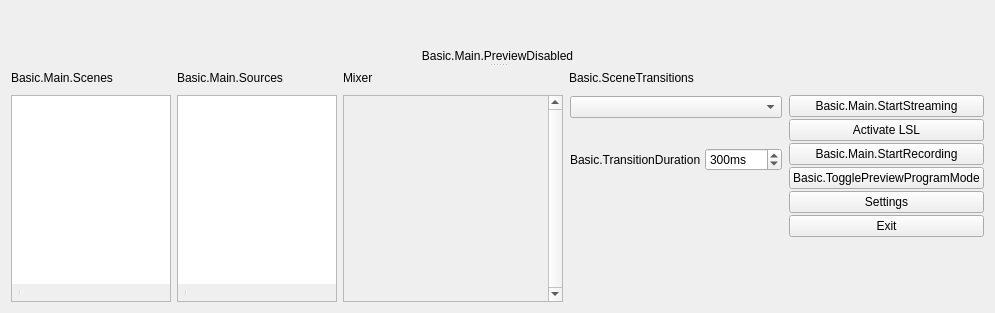
  <widget class="QWidget" name="centralwidget">
   <layout class="QHBoxLayout" name="horizontalLayout">
    <item>
     <widget class="QSplitter" name="mainSplitter">
      <property name="orientation">
       <enum>Qt::Vertical</enum>
      </property>
      <property name="childrenCollapsible">
       <bool>false</bool>
      </property>
      <widget class="QWidget" name="verticalLayoutWidget_7">
       <layout class="QVBoxLayout" name="verticalLayout_14">
        <item>
         <layout class="QHBoxLayout" name="previewLayout">
          <property name="spacing">
           <number>2</number>
          </property>
          <item>
           <layout class="QVBoxLayout" name="previewTextLayout">
            <property name="spacing">
             <number>4</number>
            </property>
            <item>
             <widget class="OBSBasicPreview" name="preview" native="true">
              <property name="sizePolicy">
               <sizepolicy hsizetype="Expanding" vsizetype="Expanding">
                <horstretch>0</horstretch>
                <verstretch>0</verstretch>
               </sizepolicy>
              </property>
              <property name="minimumSize">
               <size>
                <width>32</width>
                <height>32</height>
               </size>
              </property>
              <property name="focusPolicy">
               <enum>Qt::ClickFocus</enum>
              </property>
              <property name="contextMenuPolicy">
               <enum>Qt::CustomContextMenu</enum>
              </property>
             </widget>
            </item>
           </layout>
          </item>
         </layout>
        </item>
        <item>
         <widget class="QLabel" name="previewDisabledLabel">
          <property name="sizePolicy">
           <sizepolicy hsizetype="Expanding" vsizetype="Expanding">
            <horstretch>0</horstretch>
            <verstretch>0</verstretch>
           </sizepolicy>
          </property>
          <property name="contextMenuPolicy">
           <enum>Qt::CustomContextMenu</enum>
          </property>
          <property name="text">
           <string>Basic.Main.PreviewDisabled</string>
          </property>
          <property name="alignment">
           <set>Qt::AlignCenter</set>
          </property>
         </widget>
        </item>
       </layout>
      </widget>
      <widget class="QWidget" name="gridLayoutWidget_2">
       <layout class="QGridLayout" name="gridLayout_2">
        <item row="1" column="4">
         <layout class="QVBoxLayout" name="buttonsVLayout">
          <property name="spacing">
           <number>2</number>
          </property>
          <item>
           <widget class="QPushButton" name="streamButton">
            <property name="enabled">
             <bool>true</bool>
            </property>
            <property name="sizePolicy">
             <sizepolicy hsizetype="Preferred" vsizetype="Fixed">
              <horstretch>0</horstretch>
              <verstretch>0</verstretch>
             </sizepolicy>
            </property>
            <property name="text">
             <string>Basic.Main.StartStreaming</string>
            </property>
            <property name="checkable">
             <bool>false</bool>
            </property>
           </widget>
          </item>
          <item>
           <widget class="QPushButton" name="lslButton">
             <property name="enabled">
               <bool>true</bool>
             </property>
             <property name="sizePolicy">
               <sizepolicy hsizetype="Preferred" vsizetype="Fixed">
                 <horstretch>0</horstretch>
                 <verstretch>0</verstretch>
               </sizepolicy>
             </property>
             <property name="text">
               <string>Activate LSL</string>
             </property>
             <property name="checkable">
               <bool>false</bool>
             </property>
           </widget>
          </item>
          <item>
           <widget class="QPushButton" name="recordButton">
            <property name="enabled">
             <bool>true</bool>
            </property>
            <property name="sizePolicy">
             <sizepolicy hsizetype="Preferred" vsizetype="Fixed">
              <horstretch>0</horstretch>
              <verstretch>0</verstretch>
             </sizepolicy>
            </property>
            <property name="minimumSize">
             <size>
              <width>130</width>
              <height>0</height>
             </size>
            </property>
            <property name="text">
             <string>Basic.Main.StartRecording</string>
            </property>
           </widget>
          </item>
          <item>
           <widget class="QPushButton" name="modeSwitch">
            <property name="text">
             <string>Basic.TogglePreviewProgramMode</string>
            </property>
            <property name="checkable">
             <bool>true</bool>
            </property>
           </widget>
          </item>
          <item>
           <widget class="QPushButton" name="settingsButton">
            <property name="sizePolicy">
             <sizepolicy hsizetype="Preferred" vsizetype="Fixed">
              <horstretch>0</horstretch>
              <verstretch>0</verstretch>
             </sizepolicy>
            </property>
            <property name="text">
             <string>Settings</string>
            </property>
           </widget>
          </item>
          <item>
           <widget class="QPushButton" name="exitButton">
            <property name="sizePolicy">
             <sizepolicy hsizetype="Preferred" vsizetype="Fixed">
              <horstretch>0</horstretch>
              <verstretch>0</verstretch>
             </sizepolicy>
            </property>
            <property name="text">
             <string>Exit</string>
            </property>
           </widget>
          </item>
          <item>
           <spacer name="expVSpacer_2">
            <property name="orientation">
             <enum>Qt::Vertical</enum>
            </property>
            <property name="sizeHint" stdset="0">
             <size>
              <width>0</width>
              <height>0</height>
             </size>
            </property>
           </spacer>
          </item>
         </layout>
        </item>
        <item row="1" column="2">
         <widget class="VScrollArea" name="scrollArea">
          <property name="minimumSize">
           <size>
            <width>220</width>
            <height>0</height>
           </size>
          </property>
          <property name="frameShape">
           <enum>QFrame::StyledPanel</enum>
          </property>
          <property name="frameShadow">
           <enum>QFrame::Sunken</enum>
          </property>
          <property name="verticalScrollBarPolicy">
           <enum>Qt::ScrollBarAlwaysOn</enum>
          </property>
          <property name="horizontalScrollBarPolicy">
           <enum>Qt::ScrollBarAlwaysOff</enum>
          </property>
          <property name="widgetResizable">
           <bool>true</bool>
          </property>
          <widget class="QWidget" name="volumeWidgets">
           <property name="geometry">
            <rect>
             <x>0</x>
             <y>0</y>
             <width>197</width>
             <height>16</height>
            </rect>
           </property>
           <property name="sizePolicy">
            <sizepolicy hsizetype="Preferred" vsizetype="Maximum">
             <horstretch>0</horstretch>
             <verstretch>0</verstretch>
            </sizepolicy>
           </property>
           <layout class="QVBoxLayout" name="verticalLayout_18">
            <property name="spacing">
             <number>0</number>
            </property>
            <property name="leftMargin">
             <number>0</number>
            </property>
            <property name="topMargin">
             <number>0</number>
            </property>
            <property name="rightMargin">
             <number>0</number>
            </property>
            <property name="bottomMargin">
             <number>0</number>
            </property>
           </layout>
          </widget>
         </widget>
        </item>
        <item row="1" column="0">
         <layout class="QVBoxLayout" name="scenesVLayout">
          <property name="spacing">
           <number>0</number>
          </property>
          <item>
           <widget class="QFrame" name="scenesFrame">
            <property name="sizePolicy">
             <sizepolicy hsizetype="Expanding" vsizetype="Expanding">
              <horstretch>0</horstretch>
              <verstretch>0</verstretch>
             </sizepolicy>
            </property>
            <property name="minimumSize">
             <size>
              <width>160</width>
              <height>0</height>
             </size>
            </property>
            <property name="maximumSize">
             <size>
              <width>260</width>
              <height>16777215</height>
             </size>
            </property>
            <property name="frameShape">
             <enum>QFrame::StyledPanel</enum>
            </property>
            <property name="frameShadow">
             <enum>QFrame::Sunken</enum>
            </property>
            <layout class="QVBoxLayout" name="verticalLayout_11">
             <property name="spacing">
              <number>0</number>
             </property>
             <property name="leftMargin">
              <number>0</number>
             </property>
             <property name="topMargin">
              <number>0</number>
             </property>
             <property name="rightMargin">
              <number>0</number>
             </property>
             <property name="bottomMargin">
              <number>0</number>
             </property>
             <item>
              <widget class="QListWidget" name="scenes">
               <property name="sizePolicy">
                <sizepolicy hsizetype="Preferred" vsizetype="Expanding">
                 <horstretch>0</horstretch>
                 <verstretch>0</verstretch>
                </sizepolicy>
               </property>
               <property name="contextMenuPolicy">
                <enum>Qt::CustomContextMenu</enum>
               </property>
               <property name="frameShape">
                <enum>QFrame::NoFrame</enum>
               </property>
               <property name="frameShadow">
                <enum>QFrame::Plain</enum>
               </property>
               <property name="showDropIndicator" stdset="0">
                <bool>true</bool>
               </property>
               <property name="dragEnabled">
                <bool>true</bool>
               </property>
               <property name="dragDropMode">
                <enum>QAbstractItemView::InternalMove</enum>
               </property>
               <property name="defaultDropAction">
                <enum>Qt::TargetMoveAction</enum>
               </property>
               <addaction name="actionRemoveScene"/>
              </widget>
             </item>
             <item>
              <widget class="QToolBar" name="scenesToolbar">
               <property name="iconSize">
                <size>
                 <width>16</width>
                 <height>16</height>
                </size>
               </property>
               <property name="floatable">
                <bool>false</bool>
               </property>
               <addaction name="actionAddScene"/>
               <addaction name="actionRemoveScene"/>
               <addaction name="separator"/>
               <addaction name="actionSceneUp"/>
               <addaction name="actionSceneDown"/>
              </widget>
             </item>
             <item>
              <spacer name="scenesFixedSizeHSpacer">
               <property name="orientation">
                <enum>Qt::Horizontal</enum>
               </property>
               <property name="sizeType">
                <enum>QSizePolicy::Fixed</enum>
               </property>
               <property name="sizeHint" stdset="0">
                <size>
                 <width>150</width>
                 <height>0</height>
                </size>
               </property>
              </spacer>
             </item>
            </layout>
           </widget>
          </item>
         </layout>
        </item>
        <item row="0" column="1">
         <widget class="QLabel" name="sourcesLabel">
          <property name="text">
           <string>Basic.Main.Sources</string>
          </property>
         </widget>
        </item>
        <item row="0" column="2">
         <layout class="QHBoxLayout" name="mixadvHLayout">
          <property name="spacing">
           <number>2</number>
          </property>
          <item>
           <widget class="QLabel" name="mixerLabel">
            <property name="sizePolicy">
             <sizepolicy hsizetype="Maximum" vsizetype="Preferred">
              <horstretch>0</horstretch>
              <verstretch>0</verstretch>
             </sizepolicy>
            </property>
            <property name="text">
             <string>Mixer</string>
            </property>
           </widget>
          </item>
          <item>
           <widget class="QPushButton" name="advAudioProps">
            <property name="sizePolicy">
             <sizepolicy hsizetype="Maximum" vsizetype="Maximum">
              <horstretch>0</horstretch>
              <verstretch>0</verstretch>
             </sizepolicy>
            </property>
            <property name="maximumSize">
             <size>
              <width>22</width>
              <height>22</height>
             </size>
            </property>
            <property name="accessibleName">
             <string>Basic.AdvAudio</string>
            </property>
            <property name="text">
             <string notr="true"/>
            </property>
            <property name="icon">
             <iconset resource="obs.qrc">
              <normaloff>:/res/images/configuration21_16.png</normaloff>:/res/images/configuration21_16.png</iconset>
            </property>
            <property name="flat">
             <bool>true</bool>
            </property>
            <property name="themeID" stdset="0">
             <string notr="true">configIconSmall</string>
            </property>
           </widget>
          </item>
          <item>
           <spacer name="mixadvHSpacer_4">
            <property name="orientation">
             <enum>Qt::Horizontal</enum>
            </property>
            <property name="sizeHint" stdset="0">
             <size>
              <width>0</width>
              <height>0</height>
             </size>
            </property>
           </spacer>
          </item>
         </layout>
        </item>
        <item row="1" column="1">
         <layout class="QVBoxLayout" name="sourcesVLayout">
          <property name="spacing">
           <number>0</number>
          </property>
          <item>
           <widget class="QFrame" name="sourcesFrame">
            <property name="sizePolicy">
             <sizepolicy hsizetype="Expanding" vsizetype="Expanding">
              <horstretch>0</horstretch>
              <verstretch>0</verstretch>
             </sizepolicy>
            </property>
            <property name="minimumSize">
             <size>
              <width>160</width>
              <height>0</height>
             </size>
            </property>
            <property name="maximumSize">
             <size>
              <width>260</width>
              <height>16777215</height>
             </size>
            </property>
            <property name="frameShape">
             <enum>QFrame::StyledPanel</enum>
            </property>
            <property name="frameShadow">
             <enum>QFrame::Sunken</enum>
            </property>
            <layout class="QVBoxLayout" name="verticalLayout_16">
             <property name="spacing">
              <number>0</number>
             </property>
             <property name="leftMargin">
              <number>0</number>
             </property>
             <property name="topMargin">
              <number>0</number>
             </property>
             <property name="rightMargin">
              <number>0</number>
             </property>
             <property name="bottomMargin">
              <number>0</number>
             </property>
             <item>
              <widget class="SourceListWidget" name="sources">
               <property name="sizePolicy">
                <sizepolicy hsizetype="Preferred" vsizetype="Expanding">
                 <horstretch>0</horstretch>
                 <verstretch>0</verstretch>
                </sizepolicy>
               </property>
               <property name="contextMenuPolicy">
                <enum>Qt::CustomContextMenu</enum>
               </property>
               <property name="frameShape">
                <enum>QFrame::NoFrame</enum>
               </property>
               <property name="showDropIndicator" stdset="0">
                <bool>true</bool>
               </property>
               <property name="dragEnabled">
                <bool>true</bool>
               </property>
               <property name="dragDropMode">
                <enum>QAbstractItemView::InternalMove</enum>
               </property>
               <property name="defaultDropAction">
                <enum>Qt::TargetMoveAction</enum>
               </property>
               <property name="selectionMode">
                <enum>QAbstractItemView::ExtendedSelection</enum>
               </property>
               <addaction name="actionRemoveSource"/>
              </widget>
             </item>
             <item>
              <widget class="QToolBar" name="sourcesToolbar">
               <property name="iconSize">
                <size>
                 <width>16</width>
                 <height>16</height>
                </size>
               </property>
               <property name="floatable">
                <bool>false</bool>
               </property>
               <addaction name="actionAddSource"/>
               <addaction name="actionRemoveSource"/>
               <addaction name="actionSourceProperties"/>
               <addaction name="separator"/>
               <addaction name="actionSourceUp"/>
               <addaction name="actionSourceDown"/>
              </widget>
             </item>
             <item>
              <spacer name="sourcesFixedSizeHSpacer">
               <property name="orientation">
                <enum>Qt::Horizontal</enum>
               </property>
               <property name="sizeType">
                <enum>QSizePolicy::Fixed</enum>
               </property>
               <property name="sizeHint" stdset="0">
                <size>
                 <width>150</width>
                 <height>0</height>
                </size>
               </property>
              </spacer>
             </item>
            </layout>
           </widget>
          </item>
         </layout>
        </item>
        <item row="0" column="0">
         <widget class="QLabel" name="scenesLabel">
          <property name="text">
           <string>Basic.Main.Scenes</string>
          </property>
         </widget>
        </item>
        <item row="0" column="3">
         <widget class="QLabel" name="sceneTransitionsLabel">
          <property name="text">
           <string>Basic.SceneTransitions</string>
          </property>
         </widget>
        </item>
        <item row="1" column="3">
         <widget class="QWidget" name="transitionsContainer" native="true">
          <layout class="QVBoxLayout" name="verticalLayout">
           <property name="spacing">
            <number>4</number>
           </property>
           <property name="leftMargin">
            <number>1</number>
           </property>
           <property name="topMargin">
            <number>1</number>
           </property>
           <property name="rightMargin">
            <number>1</number>
           </property>
           <property name="bottomMargin">
            <number>2</number>
           </property>
           <item>
            <widget class="QComboBox" name="transitions">
             <property name="minimumSize">
              <size>
               <width>120</width>
               <height>0</height>
              </size>
             </property>
             <property name="accessibleName">
              <string>Transition</string>
             </property>
            </widget>
           </item>
           <item>
            <layout class="QHBoxLayout" name="horizontalLayout_4">
             <property name="spacing">
              <number>4</number>
             </property>
             <item>
              <spacer name="horizontalSpacer">
               <property name="orientation">
                <enum>Qt::Horizontal</enum>
               </property>
               <property name="sizeType">
                <enum>QSizePolicy::Preferred</enum>
               </property>
               <property name="sizeHint" stdset="0">
                <size>
                 <width>40</width>
                 <height>20</height>
                </size>
               </property>
              </spacer>
             </item>
             <item>
              <widget class="QPushButton" name="transitionAdd">
               <property name="sizePolicy">
                <sizepolicy hsizetype="Maximum" vsizetype="Maximum">
                 <horstretch>0</horstretch>
                 <verstretch>0</verstretch>
                </sizepolicy>
               </property>
               <property name="maximumSize">
                <size>
                 <width>22</width>
                 <height>22</height>
                </size>
               </property>
               <property name="toolTip">
                <string>Basic.AddTransition</string>
               </property>
               <property name="accessibleName">
                <string>Basic.AddTransition</string>
               </property>
               <property name="text">
                <string notr="true"/>
               </property>
               <property name="icon">
                <iconset resource="obs.qrc">
                 <normaloff>:/res/images/add.png</normaloff>:/res/images/add.png</iconset>
               </property>
               <property name="flat">
                <bool>true</bool>
               </property>
               <property name="themeID" stdset="0">
                <string notr="true">addIconSmall</string>
               </property>
              </widget>
             </item>
             <item>
              <widget class="QPushButton" name="transitionRemove">
               <property name="sizePolicy">
                <sizepolicy hsizetype="Maximum" vsizetype="Maximum">
                 <horstretch>0</horstretch>
                 <verstretch>0</verstretch>
                </sizepolicy>
               </property>
               <property name="maximumSize">
                <size>
                 <width>22</width>
                 <height>22</height>
                </size>
               </property>
               <property name="toolTip">
                <string>Basic.RemoveTransition</string>
               </property>
               <property name="accessibleName">
                <string>Basic.RemoveTransition</string>
               </property>
               <property name="text">
                <string notr="true"/>
               </property>
               <property name="icon">
                <iconset resource="obs.qrc">
                 <normaloff>:/res/images/list_remove.png</normaloff>:/res/images/list_remove.png</iconset>
               </property>
               <property name="flat">
                <bool>true</bool>
               </property>
               <property name="themeID" stdset="0">
                <string notr="true">removeIconSmall</string>
               </property>
              </widget>
             </item>
             <item>
              <widget class="QPushButton" name="transitionProps">
               <property name="sizePolicy">
                <sizepolicy hsizetype="Maximum" vsizetype="Maximum">
                 <horstretch>0</horstretch>
                 <verstretch>0</verstretch>
                </sizepolicy>
               </property>
               <property name="maximumSize">
                <size>
                 <width>22</width>
                 <height>22</height>
                </size>
               </property>
               <property name="toolTip">
                <string>Basic.TransitionProperties</string>
               </property>
               <property name="accessibleName">
                <string>Basic.TransitionProperties</string>
               </property>
               <property name="text">
                <string notr="true"/>
               </property>
               <property name="icon">
                <iconset resource="obs.qrc">
                 <normaloff>:/res/images/configuration21_16.png</normaloff>:/res/images/configuration21_16.png</iconset>
               </property>
               <property name="flat">
                <bool>true</bool>
               </property>
               <property name="themeID" stdset="0">
                <string notr="true">configIconSmall</string>
               </property>
              </widget>
             </item>
            </layout>
           </item>
           <item>
            <layout class="QHBoxLayout" name="horizontalLayout_3">
             <property name="spacing">
              <number>4</number>
             </property>
             <item>
              <widget class="QLabel" name="transitionDurationLabel">
               <property name="sizePolicy">
                <sizepolicy hsizetype="Maximum" vsizetype="Preferred">
                 <horstretch>0</horstretch>
                 <verstretch>0</verstretch>
                </sizepolicy>
               </property>
               <property name="text">
                <string>Basic.TransitionDuration</string>
               </property>
               <property name="buddy">
                <cstring>transitionDuration</cstring>
               </property>
              </widget>
             </item>
             <item>
              <widget class="QSpinBox" name="transitionDuration">
               <property name="accessibleName">
                <string>Basic.TransitionDuration</string>
               </property>
               <property name="suffix">
                <string>ms</string>
               </property>
               <property name="minimum">
                <number>2</number>
               </property>
               <property name="maximum">
                <number>10000</number>
               </property>
               <property name="singleStep">
                <number>50</number>
               </property>
               <property name="value">
                <number>300</number>
               </property>
              </widget>
             </item>
            </layout>
           </item>
           <item>
            <spacer name="verticalSpacer">
             <property name="orientation">
              <enum>Qt::Vertical</enum>
             </property>
             <property name="sizeHint" stdset="0">
              <size>
               <width>20</width>
               <height>40</height>
              </size>
             </property>
            </spacer>
           </item>
          </layout>
         </widget>
        </item>
       </layout>
      </widget>
     </widget>
    </item>
   </layout>
  </widget>
